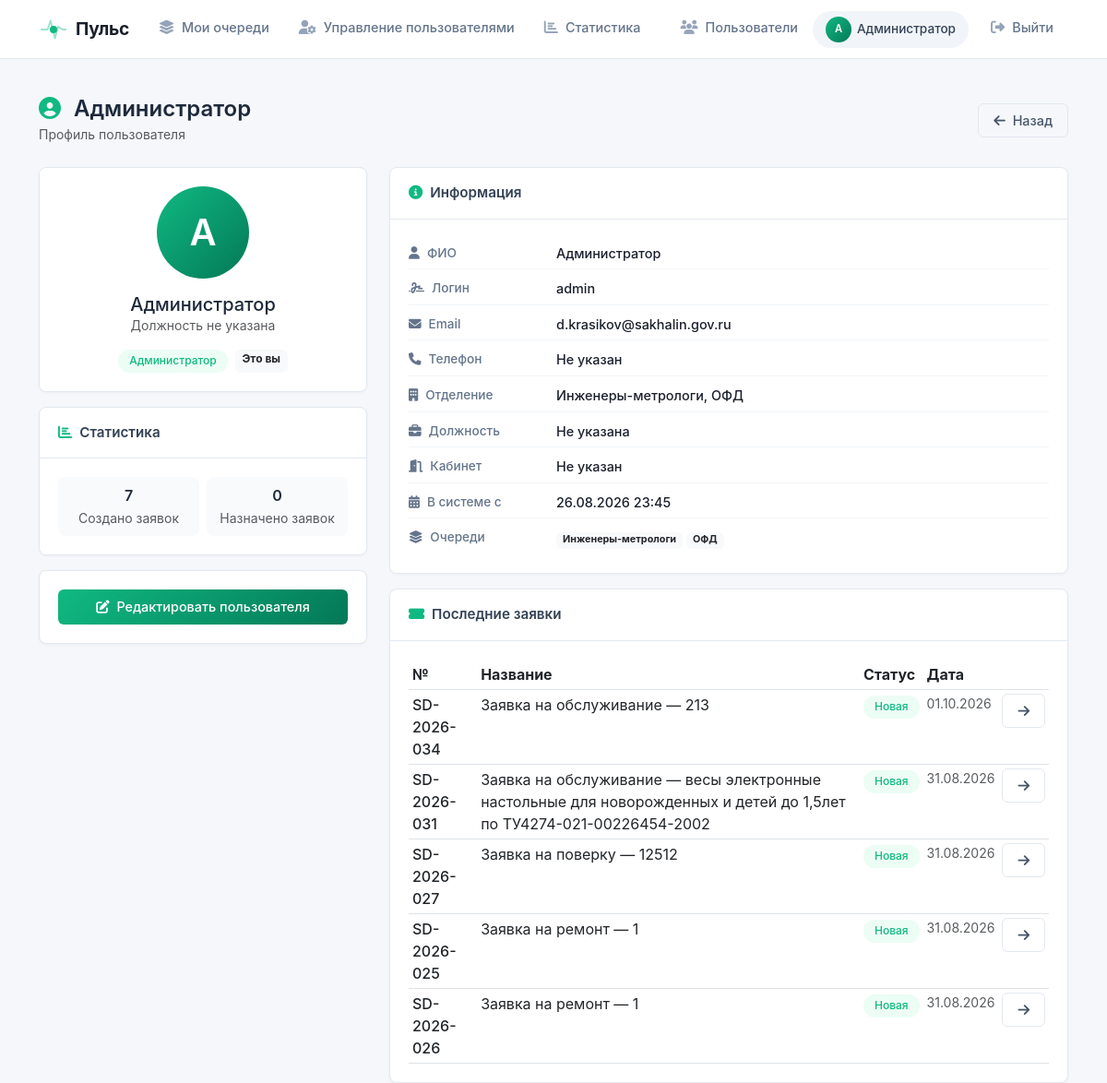
Before: /user/1 (signed in) with the older database file.
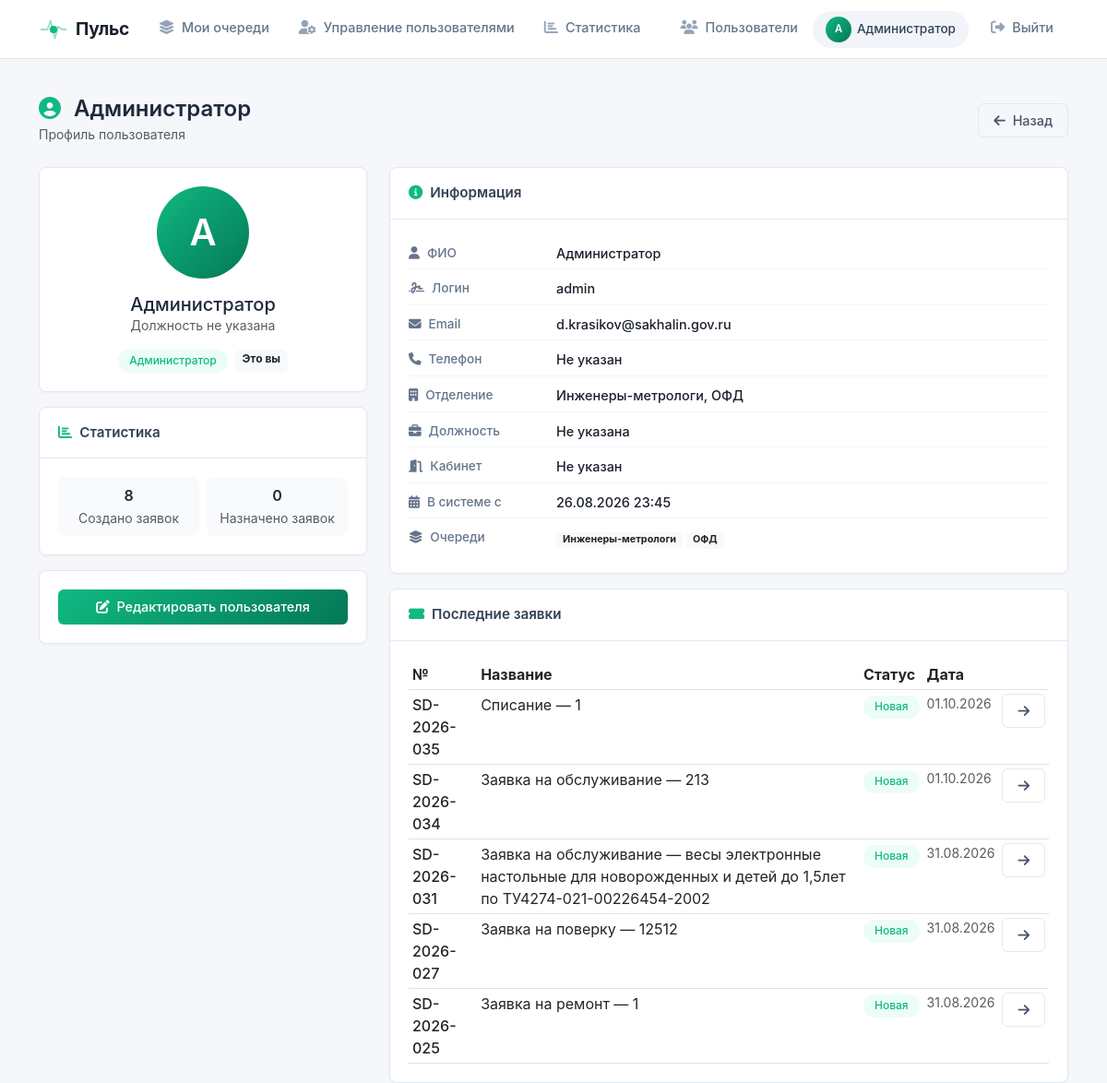
After: the same page with the newer database file.
### models.py (models this page shows, shortened)
class Queue(db.Model):
    id = db.Column(db.Integer, primary_key=True)
    name = db.Column(db.String(100), nullable=False, unique=True)
    description = db.Column(db.Text, nullable=True)
    is_active = db.Column(db.Boolean, default=True)
    queue_type = db.Column(db.String(50), default='default')
    created_at = db.Column(db.DateTime, default=datetime.now(tz))
    created_by_id = db.Column(db.Integer, db.ForeignKey('user.id'))
    mail = db.Column(db.Text,default = None)
    admins = db.relationship('User', secondary='queue_admins', back_populates='admin_queues')
    members = db.relationship('User', secondary='user_queue', back_populates='queues')
    tickets = db.relationship('Ticket', backref='queue', lazy=True)
    cars = db.relationship('Car', backref='queue', lazy=True)
    created_by = db.relationship('User', foreign_keys=[created_by_id])

class Ticket(db.Model):
    id = db.Column(db.Integer, primary_key=True)
    ticket_number = db.Column(db.String(20), unique=True, nullable=False)
    title = db.Column(db.String(200), nullable=False)
    description = db.Column(db.Text, nullable=False)
    status = db.Column(db.String(50), default='Новая')
    priority = db.Column(db.String(20), default='Средний')
    start_date = db.Column(db.DateTime, nullable=True)
    deadline = db.Column(db.DateTime, nullable=True)
    actual_deadline = db.Column(db.DateTime, nullable=True)
    created_by_id = db.Column(db.Integer, db.ForeignKey('user.id'))
    queue_id = db.Column(db.Integer, db.ForeignKey('queue.id'), nullable=True)
    rating = db.Column(db.Integer, nullable=True)
    feedback_text = db.Column(db.Text, nullable=True)
    created_at = db.Column(db.DateTime, default=datetime.now(tz))
    updated_at = db.Column(db.DateTime, default=datetime.now(tz), onupdate=datetime.now(tz))
    closed_at = db.Column(db.DateTime, nullable=True)
    assignees = db.relationship('User', secondary='ticket_assignees', back_populates='assigned_tickets')
    attachments = db.relationship('Attachment', backref='ticket', lazy=True)
    metrologist_request = db.relationship(
        'MetrologistRequest',
        back_populates='ticket',
        uselist=False,
        cascade='all, delete-orphan'
    )

### app.py (the view)
@app.route('/user/<int:user_id>')
@login_required
def user_profile(user_id):
    user = User.query.get_or_404(user_id)
    return render_template('user_profile.html', user=user)

### app.py (called while the page is built)
@login_manager.user_loader
def load_user(user_id):
    return User.query.get(int(user_id))

@app.context_processor
def inject_globals():
    return {
        'User': User,
        'can_manage_queue': can_manage_queue,
        'format_datetime': format_datetime,
        'get_current_server_time': get_current_server_time,
        'SERVER_TIMEZONE': SERVER_TIMEZONE
    }

### models.py (called while the page is built)
    @property
    def department(self):
        return ', '.join(q.name for q in self.queues)

### templates/user_profile.html (shortened to what the changed rows need)
{% extends "base.html" %}
{% block content %}
<div class="row g-4">
    <div class="col-lg-4">
        <div class="card-modern mt-3">
            <div class="card-body">
                <div class="row g-2 text-center">
                    <div class="col-6">
                        <div class="p-2 bg-light-custom rounded-8">
                            <div class="fw-semibold">{{ user.created_tickets|length }}</div>
                            <small class="text-muted">Создано заявок</small>
                        </div>
                    </div>
                </div>
            </div>
        </div>
    </div>
    <div class="col-lg-8">
        <div class="card-modern animate-fade-in">
            <div class="card-body">
                <div class="user-profile-info">
                    <div class="info-row">
                        <span class="info-label"><i class="fas fa-building me-2"></i>Отделение</span>
                        <span class="info-value">{{ user.department or 'Не указано' }}</span>
                    </div>
                    <div class="info-row">
                        <span class="info-value">
                            {% for queue in user.queues %}
                                <span class="badge bg-light text-dark border-0">{{ queue.name }}</span>
                            {% else %}
                                <span class="text-muted">Не состоит в очередях</span>
                            {% endfor %}
                        </span>
                    </div>
                </div>
            </div>
        </div>
        <div class="card-modern mt-3">
            <div class="card-body">
                {% set recent_tickets = user.created_tickets|sort(attribute='created_at', reverse=true) %}
                {% if recent_tickets %}
                    <div class="table-responsive">
                        <table class="table table-sm mb-0">
                            <thead>
                                <tr>
                                    <th>№</th>
                                    <th>Название</th>
                                    <th>Статус</th>
                                    <th>Дата</th>
                                    <th></th>
                                </tr>
                            </thead>
                            <tbody>
                                {% for ticket in recent_tickets[:5] %}
                                    <tr>
                                        <td><span class="fw-medium">{{ ticket.ticket_number }}</span></td>
                                        <td>{{ ticket.title }}</td>
                                        <td>
                                            <span class="badge-status
                                                {% if ticket.status == 'Новая' %}badge-status-new
                                                {% elif ticket.status == 'В работе' %}badge-status-work
                                                {% elif ticket.status == 'Закрыта' %}badge-status-closed
                                                {% else %}badge-status-other{% endif %}">
                                                {{ ticket.status }}
                                            </span>
                                        </td>
                                        <td class="text-muted small">{{ ticket.created_at.strftime('%d.%m.%Y') }}</td>
                                        <td>
                                            <a href="{{ url_for('tickets.ticket_detail', ticket_id=ticket.id) }}" class="btn btn-outline-modern btn-sm">
                                                <i class="fas fa-arrow-right"></i>
                                            </a>
                                        </td>
                                    </tr>
                                {% endfor %}
                            </tbody>
                        </table>
                    </div>
                {% else %}
                    <p class="text-muted text-center py-2">Нет созданных заявок</p>
                {% endif %}
            </div>
        </div>
    </div>
</div>
{% endblock %}

Changed rows visible on the page:
no longer on this page (row unchanged): Ticket: ticket_number "SD-2026-026", title "Заявка на ремонт — 1", status "Новая", created_at "31.08.2026"
added Ticket: ticket_number "SD-2026-035", title "Списание — 1", status "Новая", created_at "01.10.2026"
Other visible differences:
{{ user.created_tickets|length }}: "7" → "8"
